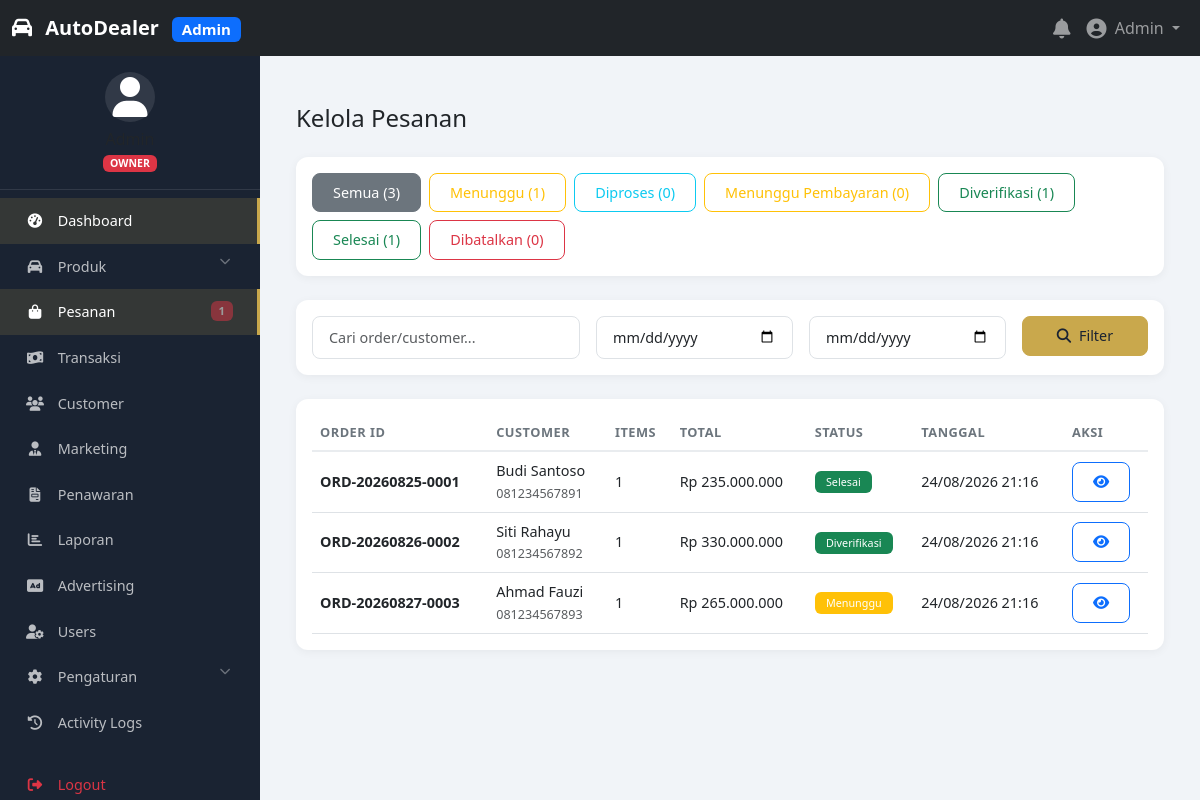
The app's page /admin/orders/index.php (signed in) with its own data.
### tables this page shows
CREATE TABLE IF NOT EXISTS users (
    id INT PRIMARY KEY AUTO_INCREMENT,
    username VARCHAR(50) UNIQUE DEFAULT NULL,
    email VARCHAR(100) UNIQUE NOT NULL,
    password VARCHAR(255) NOT NULL,
    first_name VARCHAR(50) DEFAULT NULL,
    last_name VARCHAR(50) DEFAULT NULL,
    phone VARCHAR(20) DEFAULT NULL,
    avatar VARCHAR(255) DEFAULT NULL,
    role ENUM('owner', 'supervisor', 'marketing', 'customer') DEFAULT 'customer',
    status ENUM('active', 'inactive', 'suspended') DEFAULT 'active',
    last_login DATETIME DEFAULT NULL,
    remember_token VARCHAR(255) DEFAULT NULL,
    created_at TIMESTAMP DEFAULT CURRENT_TIMESTAMP,
    updated_at TIMESTAMP DEFAULT CURRENT_TIMESTAMP ON UPDATE CURRENT_TIMESTAMP,
    INDEX idx_email (email),
    INDEX idx_username (username),
    INDEX idx_role (role),
    INDEX idx_status (status)
);

CREATE TABLE IF NOT EXISTS orders (
    id INT PRIMARY KEY AUTO_INCREMENT,
    order_number VARCHAR(30) UNIQUE NOT NULL,
    customer_id INT NOT NULL,
    marketing_id INT DEFAULT NULL,
    total_amount DECIMAL(15,2) NOT NULL,
    discount DECIMAL(15,2) DEFAULT 0,
    final_amount DECIMAL(15,2) NOT NULL,
    payment_method ENUM('cash', 'credit', 'transfer') DEFAULT 'cash',
    down_payment DECIMAL(15,2) DEFAULT NULL,
    installment_tenor INT DEFAULT NULL,
    status ENUM('pending', 'processing', 'waiting_payment', 'verified', 'completed', 'cancelled') DEFAULT 'pending',
    notes TEXT DEFAULT NULL,
    order_date DATETIME DEFAULT CURRENT_TIMESTAMP,
    created_at TIMESTAMP DEFAULT CURRENT_TIMESTAMP,
    updated_at TIMESTAMP DEFAULT CURRENT_TIMESTAMP ON UPDATE CURRENT_TIMESTAMP,
    FOREIGN KEY (customer_id) REFERENCES customers(id) ON DELETE CASCADE,
    FOREIGN KEY (marketing_id) REFERENCES marketing(id) ON DELETE SET NULL,
    INDEX idx_order_number (order_number),
    INDEX idx_customer (customer_id),
    INDEX idx_status (status),
    INDEX idx_date (order_date)
);

CREATE TABLE IF NOT EXISTS customers (
    id INT PRIMARY KEY AUTO_INCREMENT,
    user_id INT DEFAULT NULL,
    full_name VARCHAR(100) NOT NULL,
    email VARCHAR(100) UNIQUE NOT NULL,
    phone VARCHAR(20) NOT NULL,
    address TEXT DEFAULT NULL,
    city VARCHAR(50) DEFAULT NULL,
    province VARCHAR(50) DEFAULT NULL,
    postal_code VARCHAR(10) DEFAULT NULL,
    status ENUM('active', 'inactive') DEFAULT 'active',
    marketing_id INT DEFAULT NULL,
    source VARCHAR(50) DEFAULT NULL,
    created_at TIMESTAMP DEFAULT CURRENT_TIMESTAMP,
    updated_at TIMESTAMP DEFAULT CURRENT_TIMESTAMP ON UPDATE CURRENT_TIMESTAMP,
    FOREIGN KEY (user_id) REFERENCES users(id) ON DELETE SET NULL,
    FOREIGN KEY (marketing_id) REFERENCES marketing(id) ON DELETE SET NULL,
    INDEX idx_email (email),
    INDEX idx_phone (phone),
    INDEX idx_marketing (marketing_id),
    INDEX idx_status (status)
);

### admin/orders/index.php (the view, shortened to what the rows shown need)
<?php
require_once '../../config/config.php';
require_once '../../includes/functions.php';
$auth->requireRole(['owner', 'supervisor']);
include '../includes/admin-header.php';
$db = Database::getInstance();
$params = [];
$where = '1=1';
$sql = "
    SELECT o.*, c.full_name as customer_name, c.phone,
           (SELECT COUNT(*) FROM order_items WHERE order_id = o.id) as item_count
    FROM orders o
    JOIN customers c ON o.customer_id = c.id
    WHERE $where
    ORDER BY o.created_at DESC
";
$stmt = $db->prepare($sql);
$stmt->execute($params);
$orders = $stmt->fetchAll();
?>
<div class="card">
    <div class="card-body">
        <div class="table-responsive">
            <table class="table table-hover">
                <thead>
                    <tr>
                        <th>Order ID</th>
                        <th>Customer</th>
                        <th>Items</th>
                        <th>Total</th>
                        <th>Status</th>
                        <th>Tanggal</th>
                        <th>Aksi</th>
                    </tr>
                </thead>
                <tbody>
                    <?php if (empty($orders)): ?>
                        <tr>
                            <td colspan="7" class="text-center">Tidak ada pesanan</td>
                        </tr>
                    <?php else: ?>
                        <?php foreach ($orders as $order): ?>
                            <tr>
                                <td><strong><?= escape($order['order_number']) ?></strong></td>
                                <td>
                                    <?= escape($order['customer_name']) ?><br>
                                    <small class="text-muted"><?= escape($order['phone']) ?></small>
                                </td>
                                <td><?= $order['item_count'] ?></td>
                                <td><?= formatCurrency($order['final_amount']) ?></td>
                                <td>
                                    <span class="badge bg-<?= getStatusBadge($order['status']) ?>">
                                        <?= getStatusLabel($order['status']) ?>
                                    </span>
                                </td>
                                <td><?= formatDate($order['created_at']) ?></td>
                                <td>
                                    <a href="detail.php?id=<?= $order['id'] ?>" class="btn btn-sm btn-outline-primary">
                                        <i class="fas fa-eye"></i>
                                    </a>
                                </td>
                            </tr>
                        <?php endforeach; ?>
                    <?php endif; ?>
                </tbody>
            </table>
        </div>
    </div>
</div>
<?php include '../includes/admin-footer.php'; ?>

### admin/includes/admin-header.php (shortened to what the rows shown need)
<?php
require_once dirname(__DIR__, 2) . '/config/config.php';
require_once dirname(__DIR__, 2) . '/includes/functions.php';
$user = $auth->getCurrentUser();
?>
<!DOCTYPE html>
<html lang="id">
<head>
    <link href="https://cdn.jsdelivr.net/npm/bootstrap@5.3.0/dist/css/bootstrap.min.css" rel="stylesheet">
    <link rel="stylesheet" href="https://cdnjs.cloudflare.com/ajax/libs/font-awesome/6.5.0/css/all.min.css">
    <link rel="stylesheet" href="<?= ASSETS_URL ?>css/admin.css?v=<?= time() ?>">
    <link rel="stylesheet" href="<?= ASSETS_URL ?>css/responsive.css?v=<?= time() ?>">
</head>
<body>
    <nav class="navbar navbar-expand-lg navbar-dark bg-dark fixed-top">
        <div class="container-fluid">
            <div class="collapse navbar-collapse" id="adminNavbar">
                <ul class="navbar-nav ms-auto align-items-center">
                    <li class="nav-item dropdown">
                        <a class="nav-link dropdown-toggle" href="#" data-bs-toggle="dropdown">
                            <i class="fas fa-user-circle fa-lg me-1"></i>
                            <?= escape($user['first_name'] ?? $user['username'] ?? 'User') ?>
                        </a>
                    </li>
                </ul>
            </div>
        </div>
    </nav>
    <div class="admin-wrapper">
        <?php include 'admin-sidebar.php'; ?>
        <div class="admin-content">
            <div class="container-fluid py-4">

### admin/includes/admin-sidebar.php (shortened to what the rows shown need)
<?php
$user = $auth->getCurrentUser();
$role = $user['role'];
?>
<nav class="admin-sidebar">
    <div class="sidebar-user text-center py-3">
        <small class="text-muted">
            <span class="badge bg-<?= $role == 'owner' ? 'danger' : ($role == 'supervisor' ? 'warning' : 'info') ?>">
                <?= strtoupper($role) ?>
            </span>
        </small>
    </div>
</nav>

### records on screen
users: first_name "Admin", role "OWNER"
orders: order_number "ORD-20260825-0001", customer.full_name "Budi Santoso", customer.phone "081234567891", item_count "1", final_amount "Rp 235.000.000", status "Selesai", created_at "24/08/2026 21:16"
orders: order_number "ORD-20260826-0002", customer.full_name "Siti Rahayu", customer.phone "081234567892", item_count "1", final_amount "Rp 330.000.000", status "Diverifikasi", created_at "24/08/2026 21:16"
orders: order_number "ORD-20260827-0003", customer.full_name "Ahmad Fauzi", customer.phone "081234567893", item_count "1", final_amount "Rp 265.000.000", status "Menunggu", created_at "24/08/2026 21:16"

### other values on screen
$pending "1"
array_sum($statusCounts) "3"
getStatusLabel($key) "Menunggu"
$count "1"
getStatusLabel($key) "Diproses"
$count "0"
getStatusLabel($key) "Menunggu Pembayaran"
getStatusLabel($key) "Diverifikasi"
getStatusLabel($key) "Selesai"
getStatusLabel($key) "Dibatalkan"
